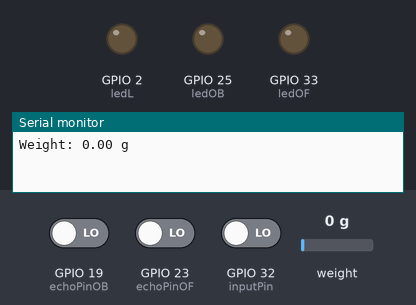
The sketch below on a simulated ESP32. Parts: output pins drawn as LEDs (lit = HIGH), the last lines printed to the serial monitor. Inputs (shaded band) come from the test bench; at power-on: weight on the scale 0 g, GPIO 32 (inputPin) LOW, GPIO 19 (echoPinOB) LOW, GPIO 23 (echoPinOF) LOW. Pins used as bus, display or sensor lines are not drawn.

Above: at 2.2 s.
2.3 s: weight on the scale set to 2 g
At 2.46 s:
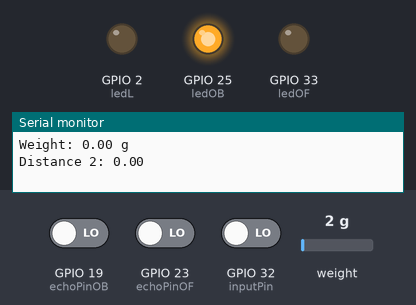
At 3.4 s:
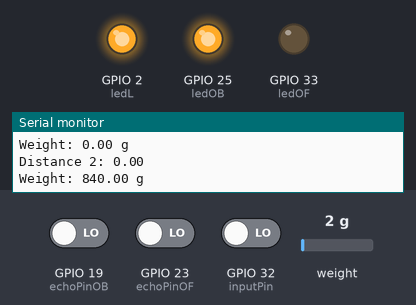
4.0 s: GPIO 32 (inputPin) driven HIGH
At 6.4 s:
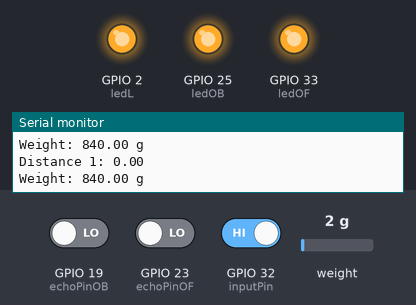
Timing chart, 0 to 7.9 s (numbered marks = the images above; inputs shaded):
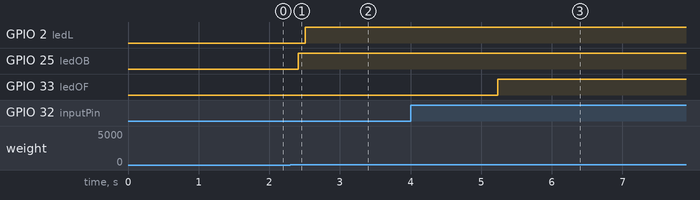

Measured:
- the behaviour switches between 0 and 1 g on weight on the scale (found by bisection; images 0 and 1)
- after the input at 2.3 s, GPIO 2 (ledL): LOW → HIGH after 0.21 s
- after the input at 4.0 s, GPIO 33 (ledOF): LOW → HIGH after 1.2 s

The sketch:

ESP__eke.ino
```cpp
#include "HX711.h"

const int DOUT_PIN = 26; // DOUT pin of HX711 connected to GPIO 26
const int SCK_PIN = 27;  // SCK pin of HX711 connected to GPIO 27
int ledL = 2;

// Initialize the HX711 library
HX711 scale;

int inputPin = 32;
int ledOF = 33;
int ledOB = 25;

const int trigPinOF = 22;
const int echoPinOF = 23;

const int trigPinOB = 18;
const int echoPinOB = 19;

float durationOF, distanceOF;
float durationOB, distanceOB;

void setup() {
  pinMode(ledL, OUTPUT);
  pinMode(inputPin, INPUT);
  pinMode(ledOF, OUTPUT);
  pinMode(ledOB, OUTPUT);
  pinMode(trigPinOF, OUTPUT);
  pinMode(echoPinOF, INPUT);
  pinMode(trigPinOB, OUTPUT);
  pinMode(echoPinOB, INPUT);
  Serial.begin(9600);

  // Initialize the scale with DOUT and SCK pins
  scale.begin(DOUT_PIN, SCK_PIN);
  scale.set_scale(); // Calibrate the scale
  scale.tare();      // Reset the scale to zero
}

void loop() {
  // Read the weight from the load cell
  float weight = scale.get_units(); // Get the weight in grams

  // Print the weight to the serial monitor
  Serial.print("Weight: ");
  Serial.print(weight);
  Serial.println(" g");

  if(weight > 100){
    digitalWrite(ledL, HIGH);
    delay(300);
  }else{
    digitalWrite(ledL,LOW);
    delay(300); // Wait for 1 second with the LED off
  }

  int inputVal = digitalRead(inputPin);

  if (inputVal == HIGH) {
    digitalWrite(trigPinOF, LOW);
    delay(2);
    digitalWrite(trigPinOF, HIGH);
    delay(10);
    digitalWrite(trigPinOF, LOW);

    durationOF = pulseIn(echoPinOF, HIGH);
    distanceOF = (durationOF * 0.0343) / 2;
    Serial.print("Distance 1: ");
    Serial.println(distanceOF);

    if (distanceOF < 15.00) {
      digitalWrite(ledOF, HIGH);
    } else {
      digitalWrite(ledOF, LOW);
    }
  } else {
    digitalWrite(trigPinOB, LOW);
    delay(2);
    digitalWrite(trigPinOB, HIGH);
    delay(10);
    digitalWrite(trigPinOB, LOW);

    durationOB = pulseIn(echoPinOB, HIGH);
    distanceOB = (durationOB * 0.0343) / 2;
    Serial.print("Distance 2: ");
    Serial.println(distanceOB);

    if (distanceOB < 15.00) {
      digitalWrite(ledOB, HIGH);
    } else {
      digitalWrite(ledOB, LOW);
    }
  }
}
```
